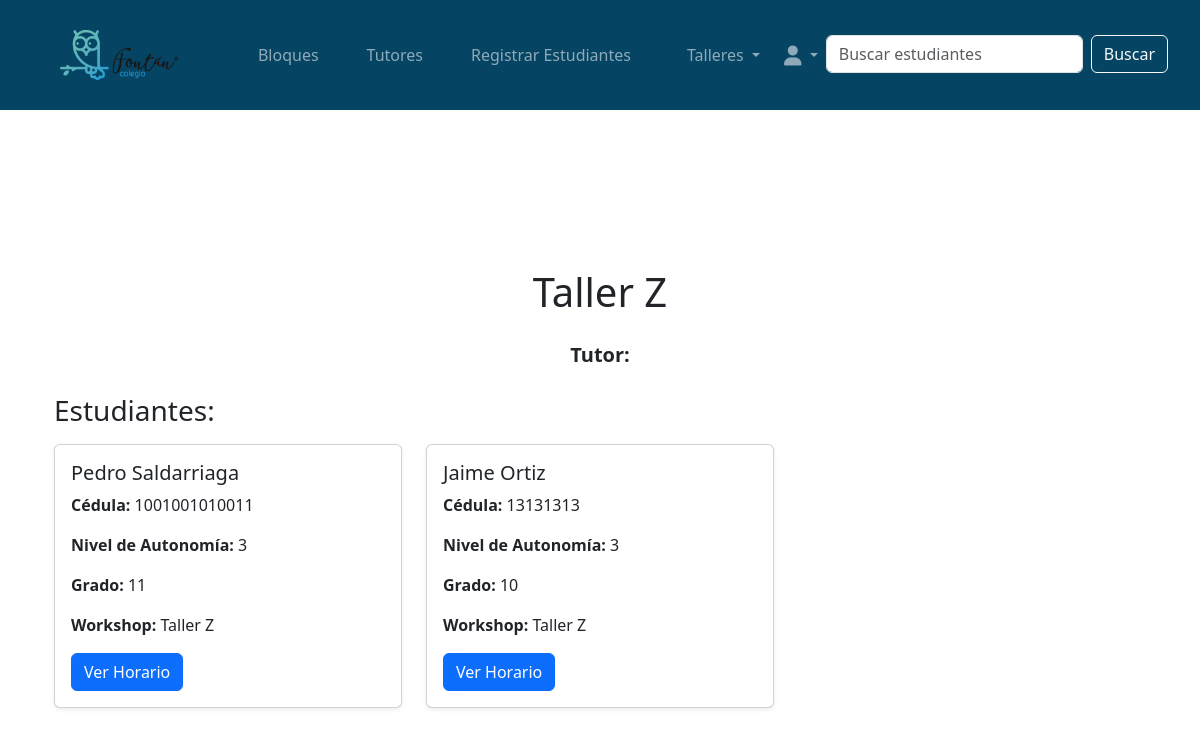
Page /workshops/92/students/ (signed in) on the earlier database version.
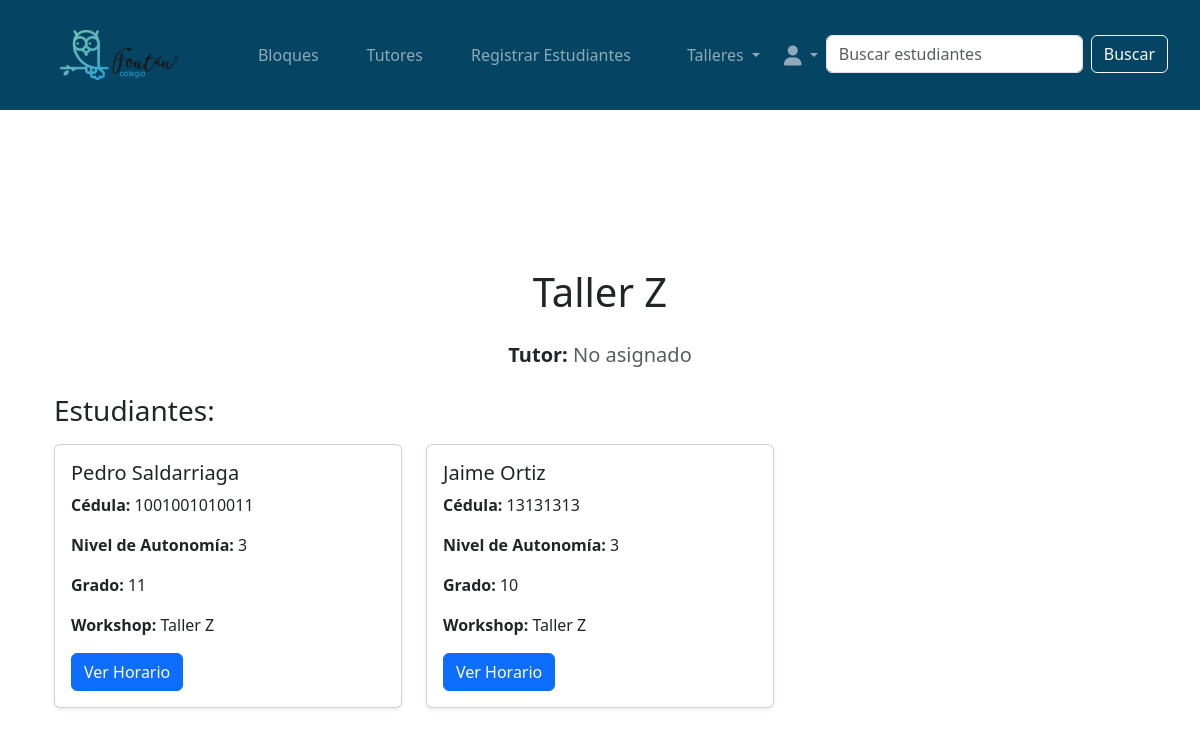
Same page on the later database version.
### workshops/views.py (the view)
# urls.py: path('<int:workshop_id>/students/', views.students_by_workshop, name='students_by_workshop'),
def students_by_workshop(request, workshop_id):
    workshop = get_object_or_404(Workshop, workshop_id=workshop_id)
    students = Student.objects.filter(workshop=workshop)
    return render(request, 'workshops/students_by_workshop.html', {
        'workshop': workshop,
        'students': students,
        'workshops': Workshop.objects.all()
    })

### workshops/templates/workshops/students_by_workshop.html
{% extends 'base.html' %}
{% load static %}
{% block content %}
<div class="container">
  <h1 class="text-center my-4">{{ workshop.name }}</h1>
  <div class="text-center mb-4">
    <p class="fs-5">
      <strong>Tutor:</strong>
      {% if workshop.tutor %}
        {{ workshop.tutor.user.first_name }} {{ workshop.tutor.user.last_name }}
      {% else %}
        <span class="text-muted">No asignado</span>
      {% endif %}
    </p>
  </div>
  <h3 class="mb-3">Estudiantes:</h3>
  {% if students %}
    <div class="row row-cols-1 row-cols-md-3 g-4">
      {% for student in students %}
        <div class="col">
          <div class="card h-100 shadow-sm">
            <div class="card-body">
              <h5 class="card-title">{{ student.name }} {{ student.lastname }}</h5>
              <p><strong>Cédula:</strong> {{ student.id_number }}</p>
              <p><strong>Nivel de Autonomía:</strong> {{ student.autonomy_level }}</p>
              <p><strong>Grado:</strong> {{ student.grade }}</p>
              <p><strong>Workshop:</strong> {{ student.workshop.name }}</p>
              <a href="{% url 'student_schedule' student_id=student.student_id %}" class="btn btn-primary">Ver Horario</a>
            </div>
          </div>
        </div>
      {% endfor %}
    </div>
  {% else %}
    <div class="alert alert-warning text-center" role="alert">
      No hay estudiantes asignados a este taller.
    </div>
  {% endif %}
</div>
{% endblock %}

Differences in the rows shown:
changed Workshop "Taller Z": tutor_id 1 → empty (drawn)
Other differences:
text now shown: "No asignado"
